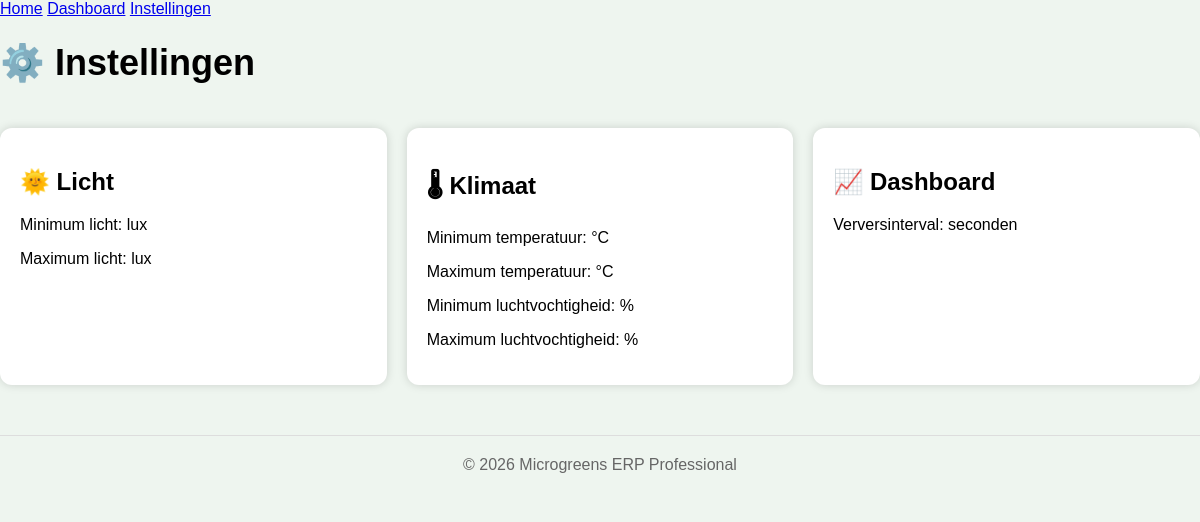
The app's page /settings.php, older data.
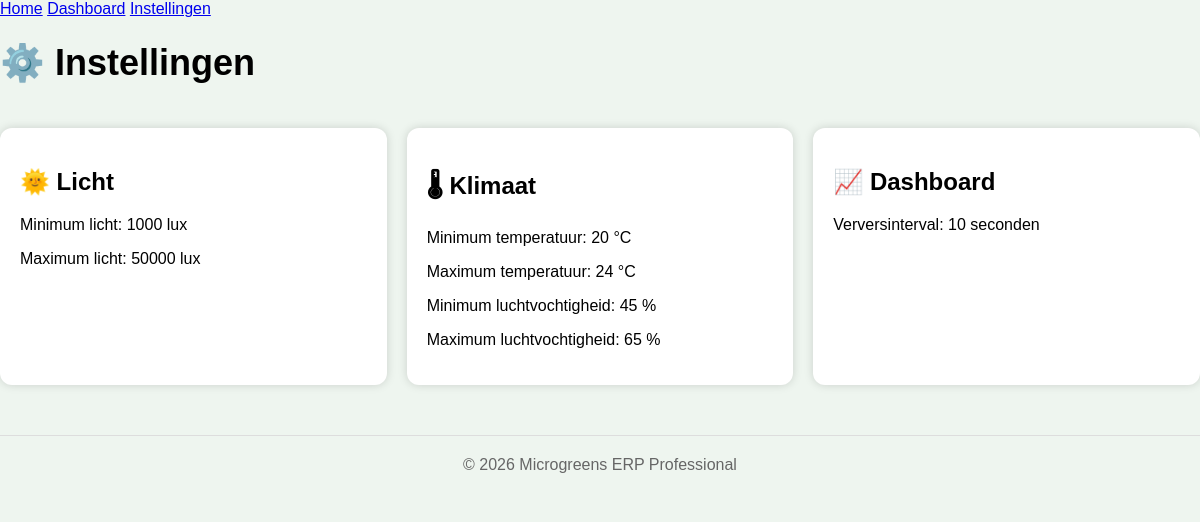
The same page, newer data.
### tables this page shows
CREATE TABLE settings (
    id INTEGER PRIMARY KEY,
    light_min INTEGER,
    light_max INTEGER,
    temp_min REAL,
    temp_max REAL,
    humidity_min REAL,
    humidity_max REAL,
    refresh_seconds INTEGER
);

### settings.php (the view)
<?php
include 'includes/header.php';
include 'db_connect.php';
$settings = $db->query("SELECT * FROM settings WHERE id = 1")->fetch(PDO::FETCH_ASSOC);
?>
<h1>⚙️ Instellingen</h1>
<div class="grid">
<div class="card">
<h2>🌞 Licht</h2>
<p>Minimum licht: <?= $settings['light_min'] ?> lux</p>
<p>Maximum licht: <?= $settings['light_max'] ?> lux</p>
</div>
<div class="card">
<h2>🌡 Klimaat</h2>
<p>Minimum temperatuur: <?= $settings['temp_min'] ?> °C</p>
<p>Maximum temperatuur: <?= $settings['temp_max'] ?> °C</p>
<p>Minimum luchtvochtigheid: <?= $settings['humidity_min'] ?> %</p>
<p>Maximum luchtvochtigheid: <?= $settings['humidity_max'] ?> %</p>
</div>
<div class="card">
<h2>📈 Dashboard</h2>
<p>Verversinterval: <?= $settings['refresh_seconds'] ?> seconden</p>
</div>
</div>
<?php include 'includes/footer.php'; ?>

### includes/header.php (shortened to what this page needs)
<!DOCTYPE html>
<html lang="nl">
<head>
    <link rel="stylesheet" href="assets/css/style.css?v=2">
</head>
<body>
<nav>
    <a href="index.php">Home</a>
    <a href="dashboard.php">Dashboard</a>
    <a href="settings.php">Instellingen</a>
</nav>
<main>

### includes/footer.php (shortened to what this page needs)
<footer style="text-align:center;padding:20px;color:#666;border-top:1px solid #ddd;margin-top:30px;">
    © 2026 Microgreens ERP Professional
</footer>
</body>
</html>

### assets/css/style.css (style rules this page uses)
html { background: #eef5ef !important; color: #000 !important; }
body { background: #eef5ef !important; color: #000 !important; font-family: Verdana, Arial, sans-serif; }
:root { color-scheme: light; }
body { margin:0; font-family:Verdana,Arial,sans-serif; background:#eef5ef; }
.card { background:white; margin:20px 0; padding:20px; border-radius:12px; box-shadow:0 0 10px rgba(0,0,0,.15); }
.grid { display:grid; grid-template-columns:repeat(auto-fit,minmax(220px,1fr)); gap:20px; }
h1 { font-size:36px; }
html { color-scheme: light; }
body { background:#eef5ef !important; color:#000 !important; }

Row changes from the older to the newer data that the page shows:
added settings: light_min "1000", light_max "50000", temp_min "20", temp_max "24", humidity_min "45", humidity_max "65", refresh_seconds "10"
